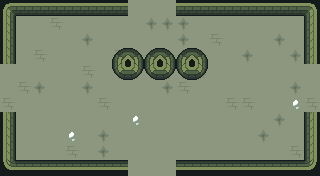

A level layout from a 2D game, rendered from its tile map. Below: a short description, then the map file with its tile-grid data intact:
An orthogonal 20x11 tile map with 16x16 px tiles, 6 tile layers (ground, dressing, decor, walls, ...), 3 tilesets and 12 objects (6x PROP, 5x ENTRY, CHEST).

<map version="1.10" tiledversion="1.10.2" orientation="orthogonal" renderorder="right-down" width="20" height="11" tilewidth="16" tileheight="16" infinite="0" nextlayerid="8" nextobjectid="13">
 <tileset firstgid="1" name="wall" tilewidth="16" tileheight="16" tilecount="110" columns="10">
  <image source="../../../gfx/tiles/ruins/tilesetwallsimple.png" width="160" height="176" />
 </tileset>
 <tileset firstgid="111" name="floor" tilewidth="16" tileheight="16" tilecount="374" columns="22">
  <image source="../../../gfx/tiles/ruins/tilesetinteriorfloor.png" width="352" height="272" />
 </tileset>
 <tileset firstgid="485" name="elements" tilewidth="16" tileheight="16" tilecount="27" columns="9">
  <image source="../../../gfx/tiles/ruins/elements.png" width="144" height="48" />
 </tileset>
 <layer id="1" name="ground" width="20" height="11">
  <data encoding="csv">
277,277,277,277,277,277,277,277,277,277,277,367,277,277,277,277,277,277,277,277,
277,277,277,342,277,277,277,277,277,367,367,367,277,277,277,277,277,277,277,277,
277,277,277,277,277,367,277,277,277,277,277,367,277,342,277,277,277,367,277,277,
277,277,342,277,277,277,277,342,277,277,277,277,277,277,277,367,277,277,367,277,
277,277,277,277,277,342,277,277,277,277,277,342,342,277,277,277,277,277,277,277,
277,342,367,277,277,367,277,277,277,277,367,342,277,277,277,277,277,277,367,277,
342,277,277,277,277,277,342,277,277,277,277,277,277,277,342,342,277,277,366,342,
367,277,277,277,277,277,277,277,366,277,277,277,277,277,277,277,277,367,277,277,
277,277,277,277,366,277,367,277,277,277,277,277,277,277,277,277,367,277,277,277,
342,277,277,277,342,277,367,277,277,277,277,277,277,277,277,277,277,277,342,277,
277,277,277,277,277,367,277,277,277,277,277,277,277,342,277,342,277,277,277,277
</data>
 </layer>
 <layer id="2" name="dressing" width="20" height="11">
  <data encoding="csv">
0,0,0,0,0,0,0,0,0,0,0,0,0,0,0,0,0,0,0,0,
0,0,0,0,0,0,0,0,0,0,0,0,0,0,0,0,0,0,0,0,
0,0,0,0,0,0,0,0,0,0,0,0,0,0,0,0,0,0,0,0,
0,0,0,0,0,0,0,0,0,0,0,0,0,0,0,0,0,0,0,0,
0,0,0,0,0,0,0,0,0,0,0,0,0,0,0,0,0,0,0,0,
0,0,0,0,0,0,0,0,0,0,0,0,0,0,0,0,0,0,0,0,
0,0,0,0,0,0,0,0,0,0,0,0,0,0,0,0,0,0,0,0,
0,0,0,0,0,0,0,0,0,0,0,0,0,0,0,0,0,0,0,0,
0,0,0,0,0,0,0,0,0,0,0,0,0,0,0,0,0,0,0,0,
0,0,0,0,0,0,0,0,0,0,0,0,0,0,0,0,0,0,0,0,
0,0,0,0,0,0,0,0,0,0,0,0,0,0,0,0,0,0,0,0
</data>
 </layer>
 <layer id="3" name="decor" width="20" height="11">
  <data encoding="csv">
0,0,0,0,0,0,0,0,0,0,0,0,0,0,0,0,0,0,0,0,
0,0,0,0,0,0,0,0,0,0,0,0,0,0,0,0,0,0,0,0,
0,0,0,0,0,0,0,0,0,0,0,0,0,0,0,0,0,0,0,0,
0,0,0,0,0,0,0,0,0,0,0,0,0,0,0,0,0,0,0,0,
0,0,0,0,0,0,0,0,0,0,0,0,0,0,0,0,0,0,0,0,
0,0,0,0,0,0,0,0,0,0,0,0,0,0,0,0,0,0,0,0,
0,0,0,0,0,0,0,0,0,0,0,0,0,0,0,0,0,0,0,0,
0,0,0,0,0,0,0,0,0,0,0,0,0,0,0,0,0,0,0,0,
0,0,0,0,0,0,0,0,0,0,0,0,0,0,0,0,0,0,0,0,
0,0,0,0,0,0,0,0,0,0,0,0,0,0,0,0,0,0,0,0,
0,0,0,0,0,0,0,0,0,0,0,0,0,0,0,0,0,0,0,0
</data>
 </layer>
 <layer id="4" name="walls" width="20" height="11">
  <data encoding="csv">
66,69,69,69,69,69,69,69,0,0,0,69,69,69,69,69,69,69,69,70,
76,0,0,0,0,0,0,0,0,0,0,0,0,0,0,0,0,0,0,80,
76,0,0,0,0,0,0,0,0,0,0,0,0,0,0,0,0,0,0,80,
76,0,0,0,0,0,0,0,0,0,0,0,0,0,0,0,0,0,0,80,
0,0,0,0,0,0,0,0,0,0,0,0,0,0,0,0,0,0,0,0,
0,0,0,0,0,0,0,0,0,0,0,0,0,0,0,0,0,0,0,0,
0,0,0,0,0,0,0,0,0,0,0,0,0,0,0,0,0,0,0,0,
76,0,0,0,0,0,0,0,0,0,0,0,0,0,0,0,0,0,0,80,
76,0,0,0,0,0,0,0,0,0,0,0,0,0,0,0,0,0,0,80,
76,0,0,0,0,0,0,0,0,0,0,0,0,0,0,0,0,0,0,80,
106,109,109,109,109,109,109,109,0,0,0,109,109,109,109,109,109,109,109,110
</data>
 </layer>
 <layer id="5" name="props" width="20" height="11">
  <data encoding="csv">
0,0,0,0,0,0,0,0,0,0,0,0,0,0,0,0,0,0,0,0,
0,0,0,0,0,0,0,0,0,0,0,0,0,0,0,0,0,0,0,0,
0,0,0,0,0,0,0,0,0,0,0,0,0,0,0,0,0,0,0,0,
0,0,0,0,0,0,0,78,79,78,79,78,79,0,0,0,0,0,0,0,
0,0,0,0,0,0,0,88,89,88,89,88,89,0,0,0,0,0,0,0,
0,0,0,0,0,0,0,0,0,0,0,0,0,0,0,0,0,0,0,0,
0,0,0,0,0,0,0,0,0,0,0,0,0,0,0,0,0,0,0,0,
0,0,0,0,0,0,0,0,0,0,0,0,0,0,0,0,0,0,0,0,
0,0,0,0,0,0,0,0,0,0,0,0,0,0,0,0,0,0,0,0,
0,0,0,0,0,0,0,0,0,0,0,0,0,0,0,0,0,0,0,0,
0,0,0,0,0,0,0,0,0,0,0,0,0,0,0,0,0,0,0,0
</data>
 </layer>
 <layer id="6" name="overhead" width="20" height="11">
  <data encoding="csv">
0,0,0,0,0,0,0,0,0,0,0,0,0,0,0,0,0,0,0,0,
0,0,0,0,0,0,0,0,0,0,0,0,0,0,0,0,0,0,0,0,
0,0,0,0,0,0,0,0,0,0,0,0,0,0,0,0,0,0,0,0,
0,0,0,0,0,0,0,0,0,0,0,0,0,0,0,0,0,0,0,0,
0,0,0,0,0,0,0,0,0,0,0,0,0,0,0,0,0,0,0,0,
0,0,0,0,0,0,0,0,0,0,0,0,0,0,0,0,0,0,0,0,
0,0,0,0,0,0,0,0,0,0,0,0,0,0,0,0,0,0,0,0,
0,0,0,0,0,0,0,0,0,0,0,0,0,0,0,0,0,0,0,0,
0,0,0,0,0,0,0,0,0,0,0,0,0,0,0,0,0,0,0,0,
0,0,0,0,0,0,0,0,0,0,0,0,0,0,0,0,0,0,0,0,
0,0,0,0,0,0,0,0,0,0,0,0,0,0,0,0,0,0,0,0
</data>
 </layer>
 <objectgroup id="7" name="spawns">
  <object id="1" name="UP" type="ENTRY" x="152" y="24" />
  <object id="2" name="DOWN" type="ENTRY" x="152" y="152" />
  <object id="3" name="LEFT" type="ENTRY" x="24" y="88" />
  <object id="4" name="RIGHT" type="ENTRY" x="296" y="88" />
  <object id="5" name="" type="ENTRY" x="168" y="88" />
  <object id="6" name="locked" type="CHEST" x="152" y="88" />
  <object id="7" name="torch" type="PROP" x="56" y="168" />
  <object id="8" name="torch" type="PROP" x="264" y="168" />
  <object id="9" name="torch" type="PROP" x="8" y="136" />
  <object id="10" name="torch" type="PROP" x="312" y="136" />
  <object id="11" name="banner" type="PROP" x="120" y="168" />
  <object id="12" name="banner" type="PROP" x="200" y="168" />
 </objectgroup>
</map>
